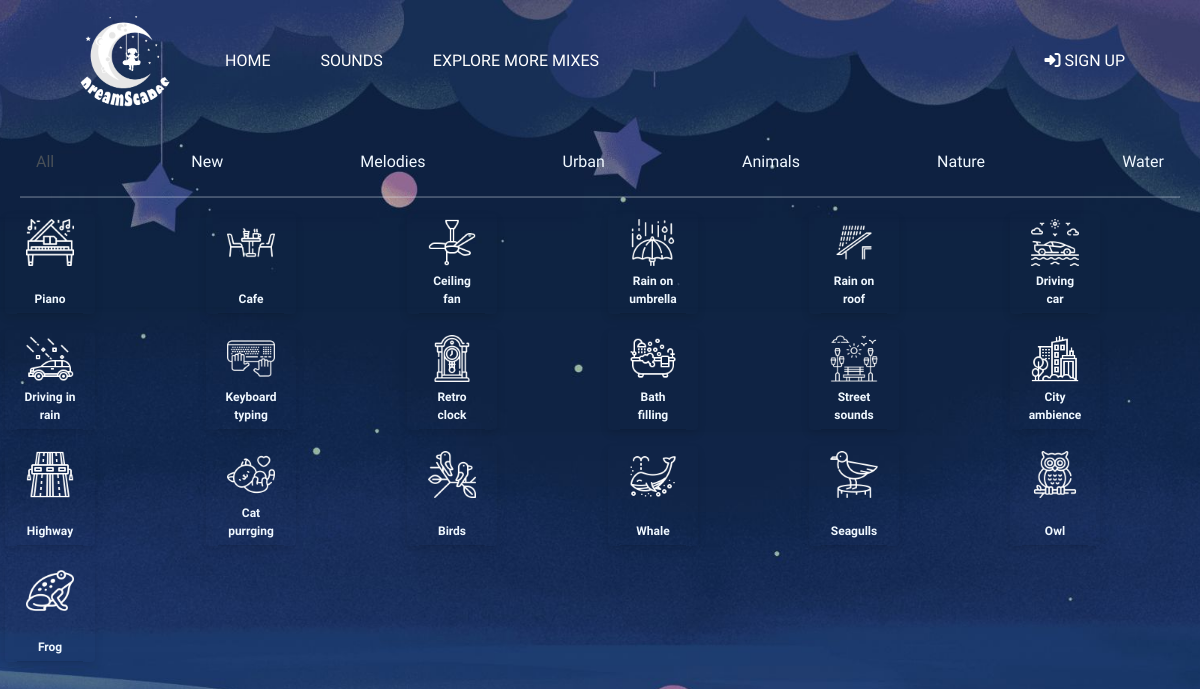
The app's page /sounds/ with its own data.
### DreamScapes_app/models.py (models this page shows, shortened)
class Category(models.Model):
    name = models.CharField(max_length=100)

class Sound(models.Model):
    title = models.CharField(max_length=100)
    file = models.FileField(upload_to='sounds/')
    icon = models.ImageField(upload_to='sound_icons/', null=True)
    categories = models.ManyToManyField(Category) #allow multiple categories per sound
    created_at = models.DateTimeField(auto_now_add=True, null=True)

### DreamScapes_app/views.py (the view)
# urls.py: path('sounds/', views.sounds, name='sounds'),
def sounds(request):
    all_sounds = Sound.objects.all()
    new_sounds = Sound.objects.all().order_by('-created_at')[:20]  # show last added 20 sounds
    categories = Category.objects.all()
    return render(request, 'sounds.html', {'all_sounds': all_sounds, 'new_sounds': new_sounds, 'categories': categories})

### DreamScapes_app/templates/sounds.html (shortened to what this page needs)
{% extends "base.html" %}
{% block content %}
{% load static %}
<link href="{% static 'DreamScapes_app/css/sounds.css' %}" rel="stylesheet" type="text/css">
<div class="container">
    <ul class="nav nav-tabs" id="categoryTabs" role="tablist">
        <li class="nav-item" role="presentation">
            <a class="nav-link active" id="all_tab" data-toggle="tab" href="#all" role="tab" aria-controls="all">All</a>
        </li>
        <li class="nav-item" role="presentation">
            <a class="nav-link" id="new-tab" data-toggle="tab" href="#new" role="tab" aria-controls="new">New</a>
        </li>
        {% for category in categories %}
        <li class="nav-item" role="presentation">
            <a class="nav-link" id="category-{{ category.id }}-tab" data-toggle="tab" href="#category-{{ category.id }}"
                role="tab" aria-controls="category-{{ category.id }}">{{ category.name }}</a>
        </li>
        {% endfor %}
    </ul>
    <hr>
    <div class="tab-content" id="categoryTabsContent">
        <div class="tab-pane active" id="all" role="tabpanel">
            <div class="row">
                {% for sound in all_sounds %}
                <div class="card" data-audio-src="{{ sound.file.url }}">
                    <div class="card-header">{{sound.title}}</div>
                    <div class="card-main">
                        {%if sound.icon %}
                        <img class="sound-icons" src="{{ sound.icon.url }}" alt="{{ sound.title }}">
                        {% else %}
                        <p>no icon</p>
                        {% endif %}
                    </div>
                </div>
                {% endfor %}
            </div>
        </div>
    </div>
    {% endblock %}

### DreamScapes_app/static/DreamScapes_app/css/base.css (style rules this page uses)
* { box-sizing: border-box; font-family: "Gloria Hallelujah", cursive; }
body { margin: 0; padding: 0; }
.container { max-width: 1200px; margin: 0 auto; padding: 20px; }

### DreamScapes_app/static/DreamScapes_app/css/sounds.css (style rules this page uses)
body { font-family: 'Open Sans', sans-serif; color: aliceblue; background-image: url('/static/DreamScapes_app/images/sounds_bg-3.jpg'); background-size: cover; background-repeat: no-repeat; background-position: center center; background-attachment: fixed; height: 100vh; margin: 0; overflow: auto; }
.row { display: grid; grid-template-columns: repeat(6, 1fr); grid-template-rows: repeat(2, 1fr); gap: 16px; grid-template-rows: repeat(auto-fill, 1fr); }
.card { height: 100px; width: 90px; position: relative; overflow: hidden; background-color: transparent; box-shadow: 0 4px 8px rgba(0, 0, 0, 0.1); transition: transform 0.3s; display: flex; flex-direction: column; justify-content: flex-end; border: none; }
.card-header { text-align: center; font-size: 12px; font-weight: 600; background-color: transparent; padding: 5px 5px; justify-content: center; }
.card-main { position: absolute; top: 0; left: 0; bottom: 0; right: 0; display: flex; justify-content: center; align-items: top; padding-top: 5px; background-color: transparent; }
.sound-icons { max-height: 50%; margin: 0 auto; }
.card::before { content: ""; display: block; padding-top: 50%; }
.nav-tabs { background-color: transparent; border-bottom: none; justify-content: space-between; }
.nav-tabs .nav-link { color: aliceblue; background-color: transparent; border: none; }
.nav-tabs .nav-link.active { background-color: transparent; border-color: transparent; }
.tab-content { background-color: transparent; }
.nav.nav-tabs .nav-link { background-color: transparent; }

### records on screen
Category: name "Melodies"
Category: name "Urban"
Category: name "Animals"
Category: name "Nature"
Category: name "Water"
Sound: title "Piano", icon (picture)
Sound: title "Cafe", icon (picture)
Sound: title "Ceiling fan", icon (picture)
Sound: title "Rain on umbrella", icon (picture)
Sound: title "Rain on roof", icon (picture)
Sound: title "Driving car", icon (picture)
Sound: title "Driving in rain", icon (picture)
Sound: title "Keyboard typing", icon (picture)
Sound: title "Retro clock", icon (picture)
Sound: title "Bath filling", icon (picture)
Sound: title "Street sounds", icon (picture)
Sound: title "City ambience", icon (picture)
Sound: title "Highway", icon (picture)
Sound: title "Cat purrging", icon (picture)
Sound: title "Birds", icon (picture)
Sound: title "Whale", icon (picture)
Sound: title "Seagulls", icon (picture)
Sound: title "Owl", icon (picture)
Sound: title "Frog", icon (picture)
